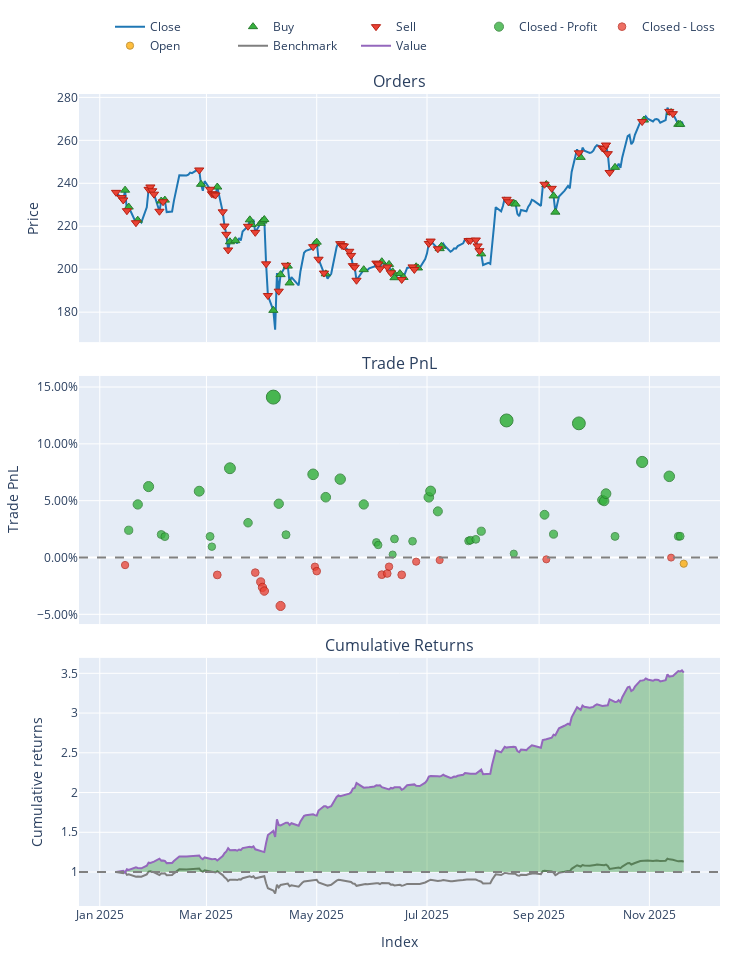

This figure's notebook cell:
### Code cell
# Load and prepare data
data = pd.read_csv('data/processed/AAPL_processed_2022.csv')
if 'Date' in data.columns:
    data['Date'] = pd.to_datetime(data['Date'])
    data.set_index('Date', inplace=True)

# Split into train/test
split_idx = int(len(data) * 0.7)
df_train = data.iloc[:split_idx].copy()
df_test = data.iloc[split_idx:].copy()

# Initialize trainer
trainer = ModelTrainerRL(config['reinforcement_learning'])

# Prepare environments (handles feature scaling automatically)
env_train, env_test = trainer.prepare_environment(
    df_train, 
    df_test, 
    reward_func="profit"  # or "profit", "sortino", "cvar", "max_drawdown"
)

# Train PPO only
print("Training PPO...")
result = trainer.train_ppo(env_train)
model = result["model"]
print("Training Complete!")

# Evaluate with multiple seeds (recommended)
seeds = [42, 43, 44]
metrics_agg = trainer.evaluate_over_seeds(model, env_test, seeds, algorithm="PPO")

print("\n--- Multi-Seed Evaluation Results ---")
print(f"Total Return: {metrics_agg['total_return']['mean']:.2%} ± {metrics_agg['total_return']['ci95']}")
print(f"Sharpe Ratio: {metrics_agg['sharpe_ratio']['mean']:.3f} ± {metrics_agg['sharpe_ratio']['ci95']}")
print(f"Sortino Ratio: {metrics_agg['sortino_ratio']['mean']:.3f} ± {metrics_agg['sortino_ratio']['ci95']}")
print(f"Max Drawdown: {metrics_agg['max_drawdown']['mean']:.2%} ± {metrics_agg['max_drawdown']['ci95']}")

# Single run evaluation (if you only want one)
metrics_single = trainer.evaluate_model(model, env_test, algorithm="PPO", seed=42)
print("\n--- Single Run Evaluation ---")
print(f"Total Return: {metrics_single['total_return']:.2%}")
print(f"Sharpe Ratio: {metrics_single['sharpe_ratio']:.3f}")

# Save the model and artifacts
trainer.save_models("models/ppo_artifacts")

# Use model for inference (generate actions on new data)
obs, _ = env_test.reset(seed=42)
done = False
actions = []
while not done:
    action, _ = model.predict(obs, deterministic=True)
    actions.append(float(action[0]))
    obs, _, terminated, truncated, _ = env_test.step(action)
    done = terminated or truncated

print(f"\nGenerated {len(actions)} trading actions")

# --- CELL 5: RUN BACKTEST ---
print("Running Backtest...")

# Unpack the config dictionary using **
env_params = config['reinforcement_learning']['environment']

backtester = PortfolioBacktesterRL(env_params) 

portfolio = backtester.run_backtest(
    price_data=df_test['close'], 
    predicted_weights=np.array(actions),
    lookback_window=env_params.get('lookback_window', 30) # Important for data alignment
)
comparison = backtester.compare_with_buy_and_hold_rl()
# Show Metrics
metrics = backtester.get_performance_metrics()
print("\n--- Strategy Performance ---")
for k, v in metrics.items():
    print(f"{k}: {v:.4f}")

# Plot
portfolio.plot().show()

### Figure 1 — Plotly figure (JSON) as saved in the notebook; plotly's stock layout.template omitted (floating-point values rounded to 4 significant figures; data arrays with more than 128 entries replaced by an {"elided": "..."} marker saying what was removed)
{"data": [{"legendgroup": "0", "line": {"color": "#1f77b4"}, "name": "Close", "showlegend": true, "type": "scatter", "uid": "ce8e27dd-fdbb-4d76-9efd-2f6a7ea0c200", "x": {"elided": "218 str values"}, "xaxis": "x", "y": {"elided": "218 float values"}, "yaxis": "y"}, {"customdata": {"elided": "44x3 float values"}, "hovertemplate": "Order Id: %{customdata[0]}<br>Timestamp: %{x}<br>Price: %{y}<br>Size: %{customdata[1]:.6f}<br>Fees: %{customdata[2]:.6f}", "legendgroup": "1", "marker": {"color": "#37B13F", "line": {"color": "rgb(38,123,44)", "width": 1}, "size": 8, "symbol": "triangle-up"}, "mode": "markers", "name": "Buy", "type": "scatter", "uid": "2db8002f-187b-496c-94fd-bf997a4905bf", "x": ["2025-01-15T00:00:00-05:00", "2025-01-17T00:00:00-05:00", "2025-01-22T00:00:00-05:00", "2025-02-04T00:00:00-05:00", "2025-02-06T00:00:00-05:00", "2025-02-26T00:00:00-05:00", "2025-03-07T00:00:00-05:00", "2025-03-14T00:00:00-04:00", "2025-03-17T00:00:00-04:00", "2025-03-25T00:00:00-04:00", "2025-03-26T00:00:00-04:00", "2025-03-31T00:00:00-04:00", "2025-04-01T00:00:00-04:00", "2025-04-02T00:00:00-04:00", "2025-04-07T00:00:00-04:00", "2025-04-11T00:00:00-04:00", "2025-04-15T00:00:00-04:00", "2025-04-16T00:00:00-04:00", "2025-04-30T00:00:00-04:00", "2025-05-01T00:00:00-04:00", "2025-05-06T00:00:00-04:00", "2025-05-27T00:00:00-04:00", "2025-06-06T00:00:00-04:00", "2025-06-10T00:00:00-04:00", "2025-06-12T00:00:00-04:00", "2025-06-13T00:00:00-04:00", "2025-06-16T00:00:00-04:00", "2025-06-18T00:00:00-04:00", "2025-06-25T00:00:00-04:00", "2025-06-26T00:00:00-04:00", "2025-07-08T00:00:00-04:00", "2025-07-09T00:00:00-04:00", "2025-07-31T00:00:00-04:00", "2025-08-18T00:00:00-04:00", "2025-08-19T00:00:00-04:00", "2025-09-05T00:00:00-04:00", "2025-09-09T00:00:00-04:00", "2025-09-10T00:00:00-04:00", "2025-09-24T00:00:00-04:00", "2025-10-13T00:00:00-04:00", "2025-10-29T00:00:00-04:00", "2025-11-13T00:00:00-05:00", "2025-11-17T00:00:00-05:00", "2025-11-18T00:00:00-05:00"], "xaxis": "x", "y": [236.8, 228.9, 222.8, 231.8, 232.2, 239.5, 238.3, 212.8, 213.3, 223.0, 220.8, 221.4, 222.4, 223.1, 180.8, 197.5, 201.5, 193.6, 211.8, 212.6, 197.8, 199.8, 203.5, 202.2, 198.8, 196.0, 198.0, 196.2, 201.1, 200.6, 209.6, 210.7, 207.1, 230.7, 230.3, 239.5, 234.1, 226.6, 252.1, 247.4, 269.4, 273.0, 267.5, 267.4], "yaxis": "y"}, {"customdata": {"elided": "66x3 float values"}, "hovertemplate": "Order Id: %{customdata[0]}<br>Timestamp: %{x}<br>Price: %{y}<br>Size: %{customdata[1]:.6f}<br>Fees: %{customdata[2]:.6f}", "legendgroup": "2", "marker": {"color": "#EA4335", "line": {"color": "rgb(181,31,18)", "width": 1}, "size": 8, "symbol": "triangle-down"}, "mode": "markers", "name": "Sell", "type": "scatter", "uid": "15843a16-7d21-4650-b766-312ec29ae724", "x": ["2025-01-10T00:00:00-05:00", "2025-01-13T00:00:00-05:00", "2025-01-14T00:00:00-05:00", "2025-01-16T00:00:00-05:00", "2025-01-21T00:00:00-05:00", "2025-01-28T00:00:00-05:00", "2025-01-29T00:00:00-05:00", "2025-01-30T00:00:00-05:00", "2025-01-31T00:00:00-05:00", "2025-02-03T00:00:00-05:00", "2025-02-05T00:00:00-05:00", "2025-02-25T00:00:00-05:00", "2025-03-03T00:00:00-05:00", "2025-03-04T00:00:00-05:00", "2025-03-05T00:00:00-05:00", "2025-03-06T00:00:00-05:00", "2025-03-10T00:00:00-04:00", "2025-03-11T00:00:00-04:00", "2025-03-12T00:00:00-04:00", "2025-03-13T00:00:00-04:00", "2025-03-24T00:00:00-04:00", "2025-03-28T00:00:00-04:00", "2025-04-03T00:00:00-04:00", "2025-04-04T00:00:00-04:00", "2025-04-10T00:00:00-04:00", "2025-04-14T00:00:00-04:00", "2025-04-29T00:00:00-04:00", "2025-05-02T00:00:00-04:00", "2025-05-05T00:00:00-04:00", "2025-05-14T00:00:00-04:00", "2025-05-15T00:00:00-04:00", "2025-05-16T00:00:00-04:00", "2025-05-19T00:00:00-04:00", "2025-05-20T00:00:00-04:00", "2025-05-21T00:00:00-04:00", "2025-05-22T00:00:00-04:00", "2025-05-23T00:00:00-04:00", "2025-06-03T00:00:00-04:00", "2025-06-04T00:00:00-04:00", "2025-06-05T00:00:00-04:00", "2025-06-09T00:00:00-04:00", "2025-06-11T00:00:00-04:00", "2025-06-17T00:00:00-04:00", "2025-06-23T00:00:00-04:00", "2025-06-24T00:00:00-04:00", "2025-07-02T00:00:00-04:00", "2025-07-03T00:00:00-04:00", "2025-07-07T00:00:00-04:00", "2025-07-24T00:00:00-04:00", "2025-07-25T00:00:00-04:00", "2025-07-28T00:00:00-04:00", "2025-07-29T00:00:00-04:00", "2025-07-30T00:00:00-04:00", "2025-08-14T00:00:00-04:00", "2025-08-15T00:00:00-04:00", "2025-09-04T00:00:00-04:00", "2025-09-08T00:00:00-04:00", "2025-09-23T00:00:00-04:00", "2025-10-06T00:00:00-04:00", "2025-10-07T00:00:00-04:00", "2025-10-08T00:00:00-04:00", "2025-10-09T00:00:00-04:00", "2025-10-10T00:00:00-04:00", "2025-10-28T00:00:00-04:00", "2025-11-12T00:00:00-05:00", "2025-11-14T00:00:00-05:00"], "xaxis": "x", "y": [235.8, 233.3, 232.2, 227.2, 221.6, 237.2, 238.3, 236.5, 234.9, 227.0, 231.4, 246.2, 237.2, 235.1, 234.9, 234.5, 226.7, 220.1, 216.2, 209.0, 220.0, 217.2, 202.5, 187.7, 189.8, 201.8, 210.5, 204.7, 198.2, 211.9, 211.0, 210.8, 208.3, 206.4, 201.7, 200.9, 194.9, 202.8, 202.4, 200.2, 201.0, 198.4, 195.2, 201.1, 199.9, 212.0, 213.1, 209.5, 213.3, 213.4, 213.6, 210.8, 208.6, 232.6, 231.4, 239.5, 237.6, 254.2, 256.4, 256.2, 257.8, 253.8, 245.0, 268.7, 273.5, 272.4], "yaxis": "y"}, {"customdata": {"elided": "42x4 float values"}, "hovertemplate": "Exit Trade Id: %{customdata[0]}<br>Position Id: %{customdata[1]}<br>Exit Timestamp: %{x}<br>PnL: %{customdata[2]:.6f}<br>Return: %{customdata[3]:.2%}", "legendgroup": "3", "marker": {"color": "#37B13F", "line": {"color": "rgb(38,123,44)", "width": 1}, "opacity": [0.7754, 0.7996, 0.8163, 0.7714, 0.7695, 0.812, 0.7696, 0.76, 0.8334, 0.7824, 0.9, 0.8002, 0.7712, 0.8277, 0.8063, 0.8232, 0.7995, 0.764, 0.7616, 0.7527, 0.7673, 0.7651, 0.8062, 0.8121, 0.7931, 0.7654, 0.766, 0.7669, 0.7745, 0.8781, 0.7535, 0.7899, 0.7718, 0.8754, 0.8037, 0.8027, 0.8096, 0.7697, 0.8393, 0.8259, 0.7697, 0.7698], "size": [8.185, 9.312, 10.09, 7.999, 7.908, 9.891, 7.915, 7.469, 10.89, 8.514, 14.0, 9.344, 7.989, 10.63, 9.628, 10.42, 9.312, 7.654, 7.542, 7.125, 7.807, 7.705, 9.624, 9.897, 9.011, 7.721, 7.749, 7.789, 8.143, 12.98, 7.164, 8.862, 8.015, 12.85, 9.504, 9.461, 9.783, 7.917, 11.17, 10.54, 7.92, 7.924], "symbol": "circle"}, "mode": "markers", "name": "Closed - Profit", "type": "scatter", "uid": "89a1a6d1-8b82-4560-a9fd-8e3e0d1bd261", "x": ["2025-01-17T00:00:00-05:00", "2025-01-22T00:00:00-05:00", "2025-01-28T00:00:00-05:00", "2025-02-04T00:00:00-05:00", "2025-02-06T00:00:00-05:00", "2025-02-25T00:00:00-05:00", "2025-03-03T00:00:00-05:00", "2025-03-04T00:00:00-05:00", "2025-03-14T00:00:00-04:00", "2025-03-24T00:00:00-04:00", "2025-04-07T00:00:00-04:00", "2025-04-10T00:00:00-04:00", "2025-04-14T00:00:00-04:00", "2025-04-29T00:00:00-04:00", "2025-05-06T00:00:00-04:00", "2025-05-14T00:00:00-04:00", "2025-05-27T00:00:00-04:00", "2025-06-03T00:00:00-04:00", "2025-06-04T00:00:00-04:00", "2025-06-12T00:00:00-04:00", "2025-06-13T00:00:00-04:00", "2025-06-23T00:00:00-04:00", "2025-07-02T00:00:00-04:00", "2025-07-03T00:00:00-04:00", "2025-07-07T00:00:00-04:00", "2025-07-24T00:00:00-04:00", "2025-07-25T00:00:00-04:00", "2025-07-28T00:00:00-04:00", "2025-07-31T00:00:00-04:00", "2025-08-14T00:00:00-04:00", "2025-08-18T00:00:00-04:00", "2025-09-04T00:00:00-04:00", "2025-09-09T00:00:00-04:00", "2025-09-23T00:00:00-04:00", "2025-10-06T00:00:00-04:00", "2025-10-07T00:00:00-04:00", "2025-10-08T00:00:00-04:00", "2025-10-13T00:00:00-04:00", "2025-10-28T00:00:00-04:00", "2025-11-12T00:00:00-05:00", "2025-11-17T00:00:00-05:00", "2025-11-18T00:00:00-05:00"], "xaxis": "x2", "y": [0.02398, 0.0467, 0.0624, 0.02023, 0.0184, 0.05836, 0.01854, 0.009543, 0.07856, 0.0306, 0.1412, 0.04733, 0.02003, 0.0732, 0.05305, 0.06895, 0.04668, 0.01327, 0.01102, 0.002606, 0.01636, 0.01431, 0.05297, 0.05848, 0.04062, 0.01462, 0.01519, 0.01599, 0.02312, 0.1206, 0.003393, 0.03762, 0.02055, 0.118, 0.05056, 0.0497, 0.05617, 0.01858, 0.08408, 0.07144, 0.01864, 0.01871], "yaxis": "y2"}, {"customdata": [[0.0, 0.0, -26.44, -0.006656], [9.0, 4.0, -56.03, -0.01533], [12.0, 5.0, -1733.0, -0.0133], [13.0, 6.0, -110.6, -0.02143], [14.0, 6.0, -31.04, -0.0263], [15.0, 6.0, -22.65, -0.02952], [18.0, 8.0, -107.5, -0.04264], [21.0, 10.0, -19.84, -0.008114], [22.0, 10.0, -15.77, -0.012], [28.0, 14.0, -1923.0, -0.0151], [29.0, 15.0, -1472.0, -0.0141], [30.0, 16.0, -812.4, -0.008062], [33.0, 17.0, -2.897, -0.01523], [35.0, 18.0, -771.4, -0.003651], [39.0, 20.0, -184.9, -0.002286], [47.0, 26.0, -0.543, -0.001624], [56.0, 30.0, -11.88, -9.665e-05]], "hovertemplate": "Exit Trade Id: %{customdata[0]}<br>Position Id: %{customdata[1]}<br>Exit Timestamp: %{x}<br>PnL: %{customdata[2]:.6f}<br>Return: %{customdata[3]:.2%}", "legendgroup": "4", "marker": {"color": "#EA4335", "line": {"color": "rgb(181,31,18)", "width": 1}, "opacity": [0.757, 0.7662, 0.764, 0.7727, 0.7779, 0.7813, 0.7952, 0.7585, 0.7627, 0.766, 0.7649, 0.7585, 0.7661, 0.7538, 0.7523, 0.7516, 0.75], "size": [7.325, 7.756, 7.655, 8.059, 8.3, 8.46, 9.111, 7.398, 7.591, 7.745, 7.695, 7.395, 7.751, 7.176, 7.109, 7.076, 7.0], "symbol": "circle"}, "mode": "markers", "name": "Closed - Loss", "type": "scatter", "uid": "5f684cf1-4bcb-4657-b873-fb696b60082f", "x": ["2025-01-15T00:00:00-05:00", "2025-03-07T00:00:00-05:00", "2025-03-28T00:00:00-04:00", "2025-03-31T00:00:00-04:00", "2025-04-01T00:00:00-04:00", "2025-04-02T00:00:00-04:00", "2025-04-11T00:00:00-04:00", "2025-04-30T00:00:00-04:00", "2025-05-01T00:00:00-04:00", "2025-06-06T00:00:00-04:00", "2025-06-09T00:00:00-04:00", "2025-06-10T00:00:00-04:00", "2025-06-17T00:00:00-04:00", "2025-06-25T00:00:00-04:00", "2025-07-08T00:00:00-04:00", "2025-09-05T00:00:00-04:00", "2025-11-13T00:00:00-05:00"], "xaxis": "x2", "y": [-0.006656, -0.01533, -0.0133, -0.02143, -0.0263, -0.02952, -0.04264, -0.008114, -0.012, -0.0151, -0.0141, -0.008062, -0.01523, -0.003651, -0.002286, -0.001624, -9.665e-05], "yaxis": "y2"}, {"customdata": [[59.0, 31.0, -1920.0, -0.00545]], "hovertemplate": "Exit Trade Id: %{customdata[0]}<br>Position Id: %{customdata[1]}<br>Exit Timestamp: %{x}<br>PnL: %{customdata[2]:.6f}<br>Return: %{customdata[3]:.2%}", "legendgroup": "5", "marker": {"color": "#FFAA00", "line": {"color": "rgb(178,118,0)", "width": 1}, "opacity": [0.7557], "size": [7.266], "symbol": "circle"}, "mode": "markers", "name": "Open", "type": "scatter", "uid": "fcc36f17-ea42-4d8b-bc79-f03fe63d1ad9", "x": ["2025-11-20T00:00:00-05:00"], "xaxis": "x2", "y": [-0.00545], "yaxis": "y2"}, {"legendgroup": "6", "line": {"color": "#7f7f7f"}, "name": "Benchmark", "showlegend": true, "type": "scatter", "uid": "e2de7f0e-17a1-4962-8cbd-40e87e1a37b5", "x": {"elided": "218 str values"}, "xaxis": "x3", "y": {"elided": "218 float values"}, "yaxis": "y3"}, {"hoverinfo": "skip", "legendgroup": "7", "line": {"color": "rgba(0, 0, 0, 0)", "width": 0}, "opacity": 0, "showlegend": false, "type": "scatter", "uid": "fb0d40dd-6cc3-40ca-9b26-30520197c9e2", "x": {"elided": "218 str values"}, "xaxis": "x3", "y": {"elided": "218 int values"}, "yaxis": "y3"}, {"connectgaps": false, "fill": "tonexty", "fillcolor": "rgba(0, 128, 0, 0.3)", "hoverinfo": "skip", "legendgroup": "7", "line": {"color": "rgba(0, 0, 0, 0)", "width": 0}, "opacity": 0, "showlegend": false, "type": "scatter", "uid": "c0ba5c45-1332-4627-9ea5-cf823f9c103c", "x": {"elided": "218 str values"}, "xaxis": "x3", "y": {"elided": "218 float values"}, "yaxis": "y3"}, {"hoverinfo": "skip", "legendgroup": "7", "line": {"color": "rgba(0, 0, 0, 0)", "width": 0}, "opacity": 0, "showlegend": false, "type": "scatter", "uid": "ae2a489b-2705-4b20-b0c5-690f14e6d401", "x": {"elided": "218 str values"}, "xaxis": "x3", "y": {"elided": "218 int values"}, "yaxis": "y3"}, {"connectgaps": false, "fill": "tonexty", "fillcolor": "rgba(255, 0, 0, 0.3)", "hoverinfo": "skip", "legendgroup": "7", "line": {"color": "rgba(0, 0, 0, 0)", "width": 0}, "opacity": 0, "showlegend": false, "type": "scatter", "uid": "77181e7c-9e78-4584-9ee5-855c128cf6c3", "x": {"elided": "218 str values"}, "xaxis": "x3", "y": {"elided": "218 float values"}, "yaxis": "y3"}, {"legendgroup": "8", "line": {"color": "#9467bd"}, "name": "Value", "showlegend": true, "type": "scatter", "uid": "72b2a1d1-1af7-44b2-b331-eecf229f273c", "x": {"elided": "218 str values"}, "xaxis": "x3", "y": {"elided": "218 float values"}, "yaxis": "y3"}, {"hoverinfo": "skip", "legendgroup": "7", "line": {"color": "rgba(0, 0, 0, 0)", "width": 0}, "opacity": 0, "showlegend": false, "type": "scatter", "uid": "7efbd3ea-d849-4d91-8dbc-402eed6f0d9a", "x": {"elided": "218 str values"}, "xaxis": "x3", "y": {"elided": "218 int values"}, "yaxis": "y3"}], "layout": {"annotations": [{"font": {"size": 16}, "showarrow": false, "text": "Orders", "x": 0.5, "xanchor": "center", "xref": "paper", "y": 1, "yanchor": "bottom", "yref": "paper"}, {"font": {"size": 16}, "showarrow": false, "text": "Trade PnL", "x": 0.5, "xanchor": "center", "xref": "paper", "y": 0.6528, "yanchor": "bottom", "yref": "paper"}, {"font": {"size": 16}, "showarrow": false, "text": "Cumulative Returns", "x": 0.5, "xanchor": "center", "xref": "paper", "y": 0.3056, "yanchor": "bottom", "yref": "paper"}], "height": 960, "legend": {"orientation": "h", "traceorder": "normal", "x": 1, "xanchor": "right", "y": 1.042, "yanchor": "bottom"}, "margin": {"b": 30, "l": 30, "r": 30, "t": 30}, "shapes": [{"line": {"color": "gray", "dash": "dash"}, "type": "line", "x0": 0, "x1": 1, "xref": "paper", "y0": 0, "y1": 0, "yref": "y2"}, {"line": {"color": "gray", "dash": "dash"}, "type": "line", "x0": 0, "x1": 1, "xref": "paper", "y0": 1, "y1": 1, "yref": "y3"}], "showlegend": true, "width": 750, "xaxis": {"anchor": "y", "domain": [0, 1], "matches": "x3", "showticklabels": false}, "xaxis2": {"anchor": "y2", "domain": [0, 1], "matches": "x3", "showticklabels": false}, "xaxis3": {"anchor": "y3", "domain": [0, 1], "title": {"text": "Index"}}, "yaxis": {"anchor": "x", "domain": [0.6944, 1], "title": {"text": "Price"}}, "yaxis2": {"anchor": "x2", "domain": [0.3472, 0.6528], "tickformat": ".2%", "title": {"text": "Trade PnL"}}, "yaxis3": {"anchor": "x3", "domain": [0, 0.3056], "title": {"text": "Cumulative returns"}}}}
